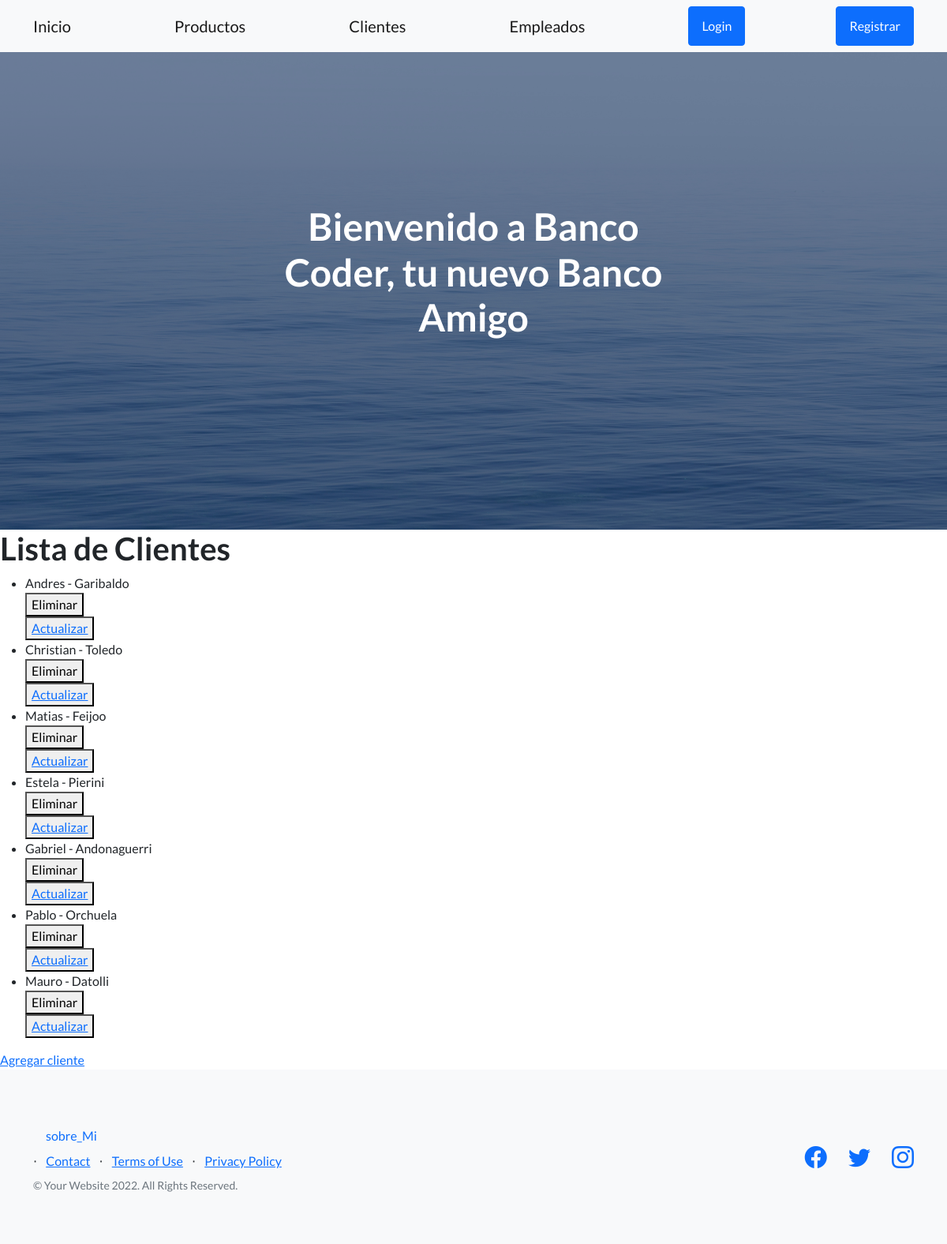
The page /titulocliente/ on the database as committed earlier.
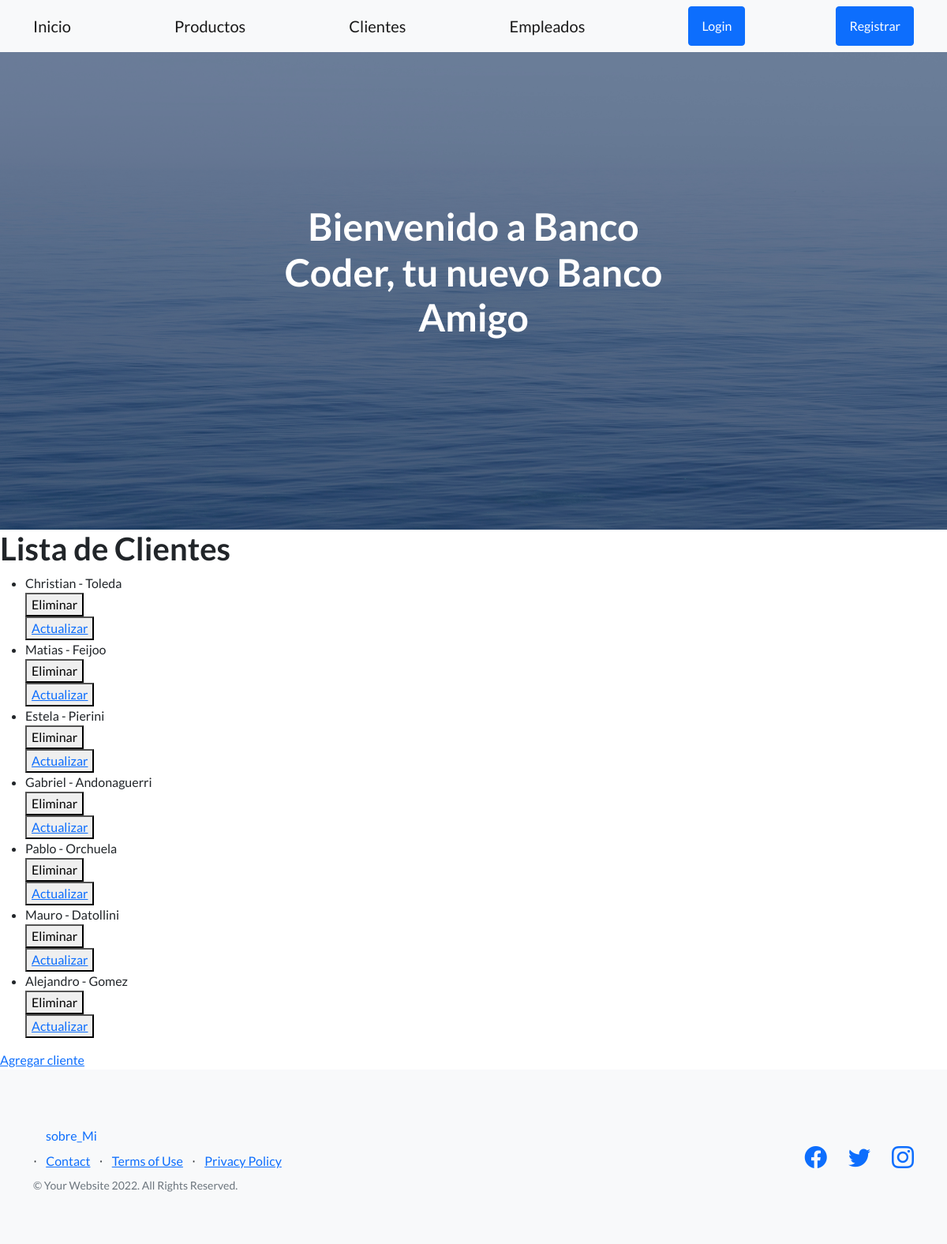
The same page on the database as committed later.
### Appbank/models.py (models this page shows)
class Cliente(models.Model):
    nombre = models.CharField(max_length=30)
    apellido = models.CharField(max_length=30)
    documento = models.IntegerField()
    nro_cuenta = models.IntegerField()
    def __str__(self):
        return f'{self.nombre} - {self.apellido}'

### Appbank/views.py (the view)
# urls.py: path('titulocliente/', listadoclientes, name="Clientes"),
def listadoclientes(request):  #lista clientes
    clientes = Cliente.objects.all()
    contexto= {"clientes" : clientes}
    return render(request, "leerclientes.html", contexto)

### Appbank/templates/leerclientes.html
{% extends "padre.html" %}
{% block contenidoquecambia %}
<h1>Lista de Clientes</h1>
    <ul>
        {% for cliente in clientes%}
            <li>
                {{cliente}}
            </li>
            <div>
                <form action ="{% url 'EliminaCliente' cliente.id %}" method="POST">{% csrf_token %}
                    <button type = "submit"> Eliminar </button>
                </form>
                <button>
                    <a href="{% url 'EditarCliente' cliente.id %}"> Actualizar </a>
                </button>
            </div>
            {%endfor%}
    </ul>
        <a href="{% url 'ClienteFormulario' %}"> Agregar cliente</a>
{% endblock contenidoquecambia %}

Rows that differ between the two databases and show on the page:
removed Cliente: nombre+apellido "Andres - Garibaldo"
changed Cliente: nombre+apellido "Christian - Toledo" → "Christian - Toleda"
changed Cliente: nombre+apellido "Mauro - Datolli" → "Mauro - Datollini"
added Cliente: nombre+apellido "Alejandro - Gomez"
